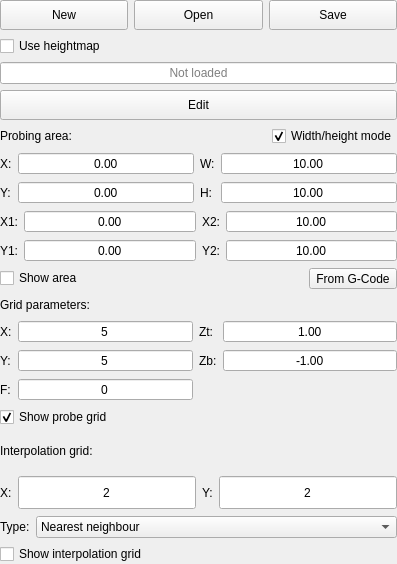
<?xml version="1.0" encoding="UTF-8"?>
<ui version="4.0">
 <class>partMainHeightmap</class>
 <widget class="QWidget" name="partMainHeightmap">
  <property name="geometry">
   <rect>
    <x>0</x>
    <y>0</y>
    <width>397</width>
    <height>564</height>
   </rect>
  </property>
  <property name="sizePolicy">
   <sizepolicy hsizetype="Preferred" vsizetype="Expanding">
    <horstretch>0</horstretch>
    <verstretch>0</verstretch>
   </sizepolicy>
  </property>
  <property name="minimumSize">
   <size>
    <width>0</width>
    <height>400</height>
   </size>
  </property>
  <property name="maximumSize">
   <size>
    <width>16777215</width>
    <height>16777215</height>
   </size>
  </property>
  <property name="windowTitle">
   <string>Form</string>
  </property>
  <layout class="QVBoxLayout" name="verticalLayout">
   <property name="leftMargin">
    <number>0</number>
   </property>
   <property name="topMargin">
    <number>0</number>
   </property>
   <property name="rightMargin">
    <number>0</number>
   </property>
   <property name="bottomMargin">
    <number>0</number>
   </property>
   <item>
    <layout class="QHBoxLayout" name="horizontalLayout_28">
     <item>
      <widget class="StyledToolButton" name="cmdNew">
       <property name="sizePolicy">
        <sizepolicy hsizetype="Preferred" vsizetype="Fixed">
         <horstretch>0</horstretch>
         <verstretch>0</verstretch>
        </sizepolicy>
       </property>
       <property name="minimumSize">
        <size>
         <width>0</width>
         <height>30</height>
        </size>
       </property>
       <property name="text">
        <string>New</string>
       </property>
      </widget>
     </item>
     <item>
      <widget class="StyledToolButton" name="cmdOpen">
       <property name="sizePolicy">
        <sizepolicy hsizetype="Preferred" vsizetype="Fixed">
         <horstretch>0</horstretch>
         <verstretch>0</verstretch>
        </sizepolicy>
       </property>
       <property name="minimumSize">
        <size>
         <width>0</width>
         <height>30</height>
        </size>
       </property>
       <property name="text">
        <string>Open</string>
       </property>
      </widget>
     </item>
     <item>
      <widget class="StyledToolButton" name="cmdSave">
       <property name="sizePolicy">
        <sizepolicy hsizetype="Preferred" vsizetype="Fixed">
         <horstretch>0</horstretch>
         <verstretch>0</verstretch>
        </sizepolicy>
       </property>
       <property name="minimumSize">
        <size>
         <width>0</width>
         <height>30</height>
        </size>
       </property>
       <property name="text">
        <string>Save</string>
       </property>
      </widget>
     </item>
    </layout>
   </item>
   <item>
    <widget class="QCheckBox" name="chkUseHeightmap">
     <property name="text">
      <string>Use heightmap</string>
     </property>
    </widget>
   </item>
   <item>
    <widget class="QLineEdit" name="txtHeightMapName">
     <property name="focusPolicy">
      <enum>Qt::FocusPolicy::NoFocus</enum>
     </property>
     <property name="acceptDrops">
      <bool>false</bool>
     </property>
     <property name="text">
      <string/>
     </property>
     <property name="alignment">
      <set>Qt::AlignmentFlag::AlignCenter</set>
     </property>
     <property name="readOnly">
      <bool>true</bool>
     </property>
     <property name="placeholderText">
      <string>Not loaded</string>
     </property>
    </widget>
   </item>
   <item>
    <widget class="StyledToolButton" name="cmdHeightMapMode">
     <property name="sizePolicy">
      <sizepolicy hsizetype="Preferred" vsizetype="Fixed">
       <horstretch>0</horstretch>
       <verstretch>0</verstretch>
      </sizepolicy>
     </property>
     <property name="minimumSize">
      <size>
       <width>0</width>
       <height>30</height>
      </size>
     </property>
     <property name="text">
      <string>Edit</string>
     </property>
     <property name="checkable">
      <bool>true</bool>
     </property>
    </widget>
   </item>
   <item>
    <widget class="QWidget" name="widgetHeightmapSettings" native="true">
     <property name="sizePolicy">
      <sizepolicy hsizetype="Preferred" vsizetype="MinimumExpanding">
       <horstretch>0</horstretch>
       <verstretch>0</verstretch>
      </sizepolicy>
     </property>
     <layout class="QVBoxLayout" name="verticalLayout_8">
      <property name="leftMargin">
       <number>0</number>
      </property>
      <property name="topMargin">
       <number>0</number>
      </property>
      <property name="rightMargin">
       <number>0</number>
      </property>
      <property name="bottomMargin">
       <number>0</number>
      </property>
      <item>
       <layout class="QVBoxLayout" name="verticalLayout_21">
        <item>
         <layout class="QHBoxLayout" name="horizontalLayout">
          <item>
           <widget class="QLabel" name="label">
            <property name="text">
             <string>Probing area:</string>
            </property>
           </widget>
          </item>
          <item>
           <spacer name="horizontalSpacer">
            <property name="orientation">
             <enum>Qt::Orientation::Horizontal</enum>
            </property>
            <property name="sizeHint" stdset="0">
             <size>
              <width>40</width>
              <height>20</height>
             </size>
            </property>
           </spacer>
          </item>
          <item>
           <widget class="QCheckBox" name="chkAreaWidthHeight">
            <property name="text">
             <string>Width/height mode</string>
            </property>
            <property name="checked">
             <bool>true</bool>
            </property>
           </widget>
          </item>
         </layout>
        </item>
        <item>
         <widget class="QWidget" name="fraAreaWH" native="true">
          <layout class="QGridLayout" name="layAreaWH">
           <property name="leftMargin">
            <number>0</number>
           </property>
           <property name="topMargin">
            <number>0</number>
           </property>
           <property name="rightMargin">
            <number>0</number>
           </property>
           <property name="bottomMargin">
            <number>0</number>
           </property>
           <item row="0" column="0">
            <widget class="QLabel" name="label_22">
             <property name="sizePolicy">
              <sizepolicy hsizetype="Preferred" vsizetype="Preferred">
               <horstretch>0</horstretch>
               <verstretch>0</verstretch>
              </sizepolicy>
             </property>
             <property name="text">
              <string>X:</string>
             </property>
            </widget>
           </item>
           <item row="0" column="1">
            <widget class="QDoubleSpinBox" name="txtAreaX">
             <property name="sizePolicy">
              <sizepolicy hsizetype="Expanding" vsizetype="Preferred">
               <horstretch>0</horstretch>
               <verstretch>0</verstretch>
              </sizepolicy>
             </property>
             <property name="minimumSize">
              <size>
               <width>0</width>
               <height>0</height>
              </size>
             </property>
             <property name="alignment">
              <set>Qt::AlignmentFlag::AlignCenter</set>
             </property>
             <property name="buttonSymbols">
              <enum>QAbstractSpinBox::ButtonSymbols::NoButtons</enum>
             </property>
             <property name="keyboardTracking">
              <bool>false</bool>
             </property>
             <property name="minimum">
              <double>-9999.000000000000000</double>
             </property>
             <property name="maximum">
              <double>9999.000000000000000</double>
             </property>
            </widget>
           </item>
           <item row="1" column="3">
            <widget class="QDoubleSpinBox" name="txtAreaHeight">
             <property name="sizePolicy">
              <sizepolicy hsizetype="Expanding" vsizetype="Preferred">
               <horstretch>0</horstretch>
               <verstretch>0</verstretch>
              </sizepolicy>
             </property>
             <property name="minimumSize">
              <size>
               <width>0</width>
               <height>0</height>
              </size>
             </property>
             <property name="alignment">
              <set>Qt::AlignmentFlag::AlignCenter</set>
             </property>
             <property name="buttonSymbols">
              <enum>QAbstractSpinBox::ButtonSymbols::NoButtons</enum>
             </property>
             <property name="keyboardTracking">
              <bool>false</bool>
             </property>
             <property name="minimum">
              <double>-9999.000000000000000</double>
             </property>
             <property name="maximum">
              <double>9999.000000000000000</double>
             </property>
             <property name="value">
              <double>10.000000000000000</double>
             </property>
            </widget>
           </item>
           <item row="1" column="2">
            <widget class="QLabel" name="label_23">
             <property name="text">
              <string>H:</string>
             </property>
            </widget>
           </item>
           <item row="1" column="1">
            <widget class="QDoubleSpinBox" name="txtAreaY">
             <property name="sizePolicy">
              <sizepolicy hsizetype="Expanding" vsizetype="Preferred">
               <horstretch>0</horstretch>
               <verstretch>0</verstretch>
              </sizepolicy>
             </property>
             <property name="minimumSize">
              <size>
               <width>0</width>
               <height>0</height>
              </size>
             </property>
             <property name="alignment">
              <set>Qt::AlignmentFlag::AlignCenter</set>
             </property>
             <property name="buttonSymbols">
              <enum>QAbstractSpinBox::ButtonSymbols::NoButtons</enum>
             </property>
             <property name="keyboardTracking">
              <bool>false</bool>
             </property>
             <property name="minimum">
              <double>-9999.000000000000000</double>
             </property>
             <property name="maximum">
              <double>9999.000000000000000</double>
             </property>
            </widget>
           </item>
           <item row="1" column="0">
            <widget class="QLabel" name="label_24">
             <property name="text">
              <string>Y:</string>
             </property>
            </widget>
           </item>
           <item row="0" column="2">
            <widget class="QLabel" name="label_25">
             <property name="sizePolicy">
              <sizepolicy hsizetype="Preferred" vsizetype="Preferred">
               <horstretch>0</horstretch>
               <verstretch>0</verstretch>
              </sizepolicy>
             </property>
             <property name="text">
              <string>W:</string>
             </property>
            </widget>
           </item>
           <item row="0" column="3">
            <widget class="QDoubleSpinBox" name="txtAreaWidth">
             <property name="sizePolicy">
              <sizepolicy hsizetype="Expanding" vsizetype="Preferred">
               <horstretch>0</horstretch>
               <verstretch>0</verstretch>
              </sizepolicy>
             </property>
             <property name="minimumSize">
              <size>
               <width>0</width>
               <height>0</height>
              </size>
             </property>
             <property name="alignment">
              <set>Qt::AlignmentFlag::AlignCenter</set>
             </property>
             <property name="buttonSymbols">
              <enum>QAbstractSpinBox::ButtonSymbols::NoButtons</enum>
             </property>
             <property name="keyboardTracking">
              <bool>false</bool>
             </property>
             <property name="minimum">
              <double>-9999.000000000000000</double>
             </property>
             <property name="maximum">
              <double>9999.000000000000000</double>
             </property>
             <property name="value">
              <double>10.000000000000000</double>
             </property>
            </widget>
           </item>
          </layout>
         </widget>
        </item>
        <item>
         <widget class="QWidget" name="fraAreaX1X2" native="true">
          <property name="enabled">
           <bool>true</bool>
          </property>
          <layout class="QGridLayout" name="layAreaX1X2">
           <property name="leftMargin">
            <number>0</number>
           </property>
           <property name="topMargin">
            <number>0</number>
           </property>
           <property name="rightMargin">
            <number>0</number>
           </property>
           <property name="bottomMargin">
            <number>0</number>
           </property>
           <item row="0" column="0">
            <widget class="QLabel" name="label_36">
             <property name="text">
              <string>X1:</string>
             </property>
            </widget>
           </item>
           <item row="0" column="1">
            <widget class="QDoubleSpinBox" name="txtAreaX1">
             <property name="sizePolicy">
              <sizepolicy hsizetype="Expanding" vsizetype="Preferred">
               <horstretch>0</horstretch>
               <verstretch>0</verstretch>
              </sizepolicy>
             </property>
             <property name="minimumSize">
              <size>
               <width>0</width>
               <height>0</height>
              </size>
             </property>
             <property name="alignment">
              <set>Qt::AlignmentFlag::AlignCenter</set>
             </property>
             <property name="buttonSymbols">
              <enum>QAbstractSpinBox::ButtonSymbols::NoButtons</enum>
             </property>
             <property name="keyboardTracking">
              <bool>false</bool>
             </property>
             <property name="minimum">
              <double>-9999.000000000000000</double>
             </property>
             <property name="maximum">
              <double>9999.000000000000000</double>
             </property>
            </widget>
           </item>
           <item row="1" column="3">
            <widget class="QDoubleSpinBox" name="txtAreaY2">
             <property name="sizePolicy">
              <sizepolicy hsizetype="Expanding" vsizetype="Preferred">
               <horstretch>0</horstretch>
               <verstretch>0</verstretch>
              </sizepolicy>
             </property>
             <property name="minimumSize">
              <size>
               <width>0</width>
               <height>0</height>
              </size>
             </property>
             <property name="alignment">
              <set>Qt::AlignmentFlag::AlignCenter</set>
             </property>
             <property name="buttonSymbols">
              <enum>QAbstractSpinBox::ButtonSymbols::NoButtons</enum>
             </property>
             <property name="keyboardTracking">
              <bool>false</bool>
             </property>
             <property name="minimum">
              <double>-9999.000000000000000</double>
             </property>
             <property name="maximum">
              <double>9999.000000000000000</double>
             </property>
             <property name="value">
              <double>10.000000000000000</double>
             </property>
            </widget>
           </item>
           <item row="1" column="2">
            <widget class="QLabel" name="label_37">
             <property name="text">
              <string>Y2:</string>
             </property>
            </widget>
           </item>
           <item row="1" column="1">
            <widget class="QDoubleSpinBox" name="txtAreaY1">
             <property name="sizePolicy">
              <sizepolicy hsizetype="Expanding" vsizetype="Preferred">
               <horstretch>0</horstretch>
               <verstretch>0</verstretch>
              </sizepolicy>
             </property>
             <property name="minimumSize">
              <size>
               <width>0</width>
               <height>0</height>
              </size>
             </property>
             <property name="alignment">
              <set>Qt::AlignmentFlag::AlignCenter</set>
             </property>
             <property name="buttonSymbols">
              <enum>QAbstractSpinBox::ButtonSymbols::NoButtons</enum>
             </property>
             <property name="keyboardTracking">
              <bool>false</bool>
             </property>
             <property name="minimum">
              <double>-9999.000000000000000</double>
             </property>
             <property name="maximum">
              <double>9999.000000000000000</double>
             </property>
            </widget>
           </item>
           <item row="1" column="0">
            <widget class="QLabel" name="label_38">
             <property name="text">
              <string>Y1:</string>
             </property>
            </widget>
           </item>
           <item row="0" column="2">
            <widget class="QLabel" name="label_39">
             <property name="text">
              <string>X2:</string>
             </property>
            </widget>
           </item>
           <item row="0" column="3">
            <widget class="QDoubleSpinBox" name="txtAreaX2">
             <property name="sizePolicy">
              <sizepolicy hsizetype="Expanding" vsizetype="Preferred">
               <horstretch>0</horstretch>
               <verstretch>0</verstretch>
              </sizepolicy>
             </property>
             <property name="minimumSize">
              <size>
               <width>0</width>
               <height>0</height>
              </size>
             </property>
             <property name="alignment">
              <set>Qt::AlignmentFlag::AlignCenter</set>
             </property>
             <property name="buttonSymbols">
              <enum>QAbstractSpinBox::ButtonSymbols::NoButtons</enum>
             </property>
             <property name="keyboardTracking">
              <bool>false</bool>
             </property>
             <property name="minimum">
              <double>-9999.000000000000000</double>
             </property>
             <property name="maximum">
              <double>9999.000000000000000</double>
             </property>
             <property name="value">
              <double>10.000000000000000</double>
             </property>
            </widget>
           </item>
          </layout>
         </widget>
        </item>
        <item>
         <layout class="QHBoxLayout" name="horizontalLayout_20">
          <item>
           <widget class="QCheckBox" name="chkShowArea">
            <property name="text">
             <string>Show area</string>
            </property>
            <property name="checked">
             <bool>false</bool>
            </property>
           </widget>
          </item>
          <item>
           <widget class="StyledToolButton" name="cmdAreaFromGCode">
            <property name="minimumSize">
             <size>
              <width>0</width>
              <height>0</height>
             </size>
            </property>
            <property name="text">
             <string>From G-Code</string>
            </property>
           </widget>
          </item>
         </layout>
        </item>
       </layout>
      </item>
      <item>
       <layout class="QVBoxLayout" name="verticalLayout_22">
        <item>
         <widget class="QLabel" name="label_26">
          <property name="text">
           <string>Grid parameters:</string>
          </property>
         </widget>
        </item>
        <item>
         <layout class="QGridLayout" name="gridLayout_5">
          <item row="0" column="3">
           <widget class="QLabel" name="label_27">
            <property name="text">
             <string>Zt:</string>
            </property>
           </widget>
          </item>
          <item row="0" column="0">
           <widget class="QLabel" name="label_28">
            <property name="text">
             <string>X:</string>
            </property>
           </widget>
          </item>
          <item row="0" column="1">
           <widget class="QDoubleSpinBox" name="txtGridX">
            <property name="sizePolicy">
             <sizepolicy hsizetype="Expanding" vsizetype="Preferred">
              <horstretch>0</horstretch>
              <verstretch>0</verstretch>
             </sizepolicy>
            </property>
            <property name="minimumSize">
             <size>
              <width>0</width>
              <height>0</height>
             </size>
            </property>
            <property name="alignment">
             <set>Qt::AlignmentFlag::AlignCenter</set>
            </property>
            <property name="buttonSymbols">
             <enum>QAbstractSpinBox::ButtonSymbols::NoButtons</enum>
            </property>
            <property name="keyboardTracking">
             <bool>false</bool>
            </property>
            <property name="decimals">
             <number>0</number>
            </property>
            <property name="minimum">
             <double>2.000000000000000</double>
            </property>
            <property name="maximum">
             <double>1000.000000000000000</double>
            </property>
            <property name="value">
             <double>5.000000000000000</double>
            </property>
           </widget>
          </item>
          <item row="1" column="5">
           <widget class="QDoubleSpinBox" name="txtGridZBottom">
            <property name="sizePolicy">
             <sizepolicy hsizetype="Expanding" vsizetype="Preferred">
              <horstretch>0</horstretch>
              <verstretch>0</verstretch>
             </sizepolicy>
            </property>
            <property name="minimumSize">
             <size>
              <width>0</width>
              <height>0</height>
             </size>
            </property>
            <property name="alignment">
             <set>Qt::AlignmentFlag::AlignCenter</set>
            </property>
            <property name="buttonSymbols">
             <enum>QAbstractSpinBox::ButtonSymbols::NoButtons</enum>
            </property>
            <property name="keyboardTracking">
             <bool>false</bool>
            </property>
            <property name="minimum">
             <double>-999.000000000000000</double>
            </property>
            <property name="maximum">
             <double>999.000000000000000</double>
            </property>
            <property name="value">
             <double>-1.000000000000000</double>
            </property>
           </widget>
          </item>
          <item row="0" column="5">
           <widget class="QDoubleSpinBox" name="txtGridZTop">
            <property name="sizePolicy">
             <sizepolicy hsizetype="Expanding" vsizetype="Preferred">
              <horstretch>0</horstretch>
              <verstretch>0</verstretch>
             </sizepolicy>
            </property>
            <property name="minimumSize">
             <size>
              <width>0</width>
              <height>0</height>
             </size>
            </property>
            <property name="alignment">
             <set>Qt::AlignmentFlag::AlignCenter</set>
            </property>
            <property name="buttonSymbols">
             <enum>QAbstractSpinBox::ButtonSymbols::NoButtons</enum>
            </property>
            <property name="keyboardTracking">
             <bool>false</bool>
            </property>
            <property name="minimum">
             <double>-999.000000000000000</double>
            </property>
            <property name="maximum">
             <double>999.000000000000000</double>
            </property>
            <property name="value">
             <double>1.000000000000000</double>
            </property>
           </widget>
          </item>
          <item row="1" column="0">
           <widget class="QLabel" name="label_29">
            <property name="text">
             <string>Y:</string>
            </property>
           </widget>
          </item>
          <item row="1" column="3">
           <widget class="QLabel" name="label_30">
            <property name="text">
             <string>Zb:</string>
            </property>
           </widget>
          </item>
          <item row="1" column="1">
           <widget class="QDoubleSpinBox" name="txtGridY">
            <property name="sizePolicy">
             <sizepolicy hsizetype="Expanding" vsizetype="Preferred">
              <horstretch>0</horstretch>
              <verstretch>0</verstretch>
             </sizepolicy>
            </property>
            <property name="minimumSize">
             <size>
              <width>0</width>
              <height>0</height>
             </size>
            </property>
            <property name="alignment">
             <set>Qt::AlignmentFlag::AlignCenter</set>
            </property>
            <property name="buttonSymbols">
             <enum>QAbstractSpinBox::ButtonSymbols::NoButtons</enum>
            </property>
            <property name="keyboardTracking">
             <bool>false</bool>
            </property>
            <property name="decimals">
             <number>0</number>
            </property>
            <property name="minimum">
             <double>2.000000000000000</double>
            </property>
            <property name="maximum">
             <double>1000.000000000000000</double>
            </property>
            <property name="value">
             <double>5.000000000000000</double>
            </property>
           </widget>
          </item>
          <item row="2" column="0">
           <widget class="QLabel" name="label_31">
            <property name="text">
             <string>F:</string>
            </property>
           </widget>
          </item>
          <item row="2" column="1">
           <widget class="QDoubleSpinBox" name="txtProbeFeed">
            <property name="sizePolicy">
             <sizepolicy hsizetype="Expanding" vsizetype="Preferred">
              <horstretch>0</horstretch>
              <verstretch>0</verstretch>
             </sizepolicy>
            </property>
            <property name="minimumSize">
             <size>
              <width>0</width>
              <height>0</height>
             </size>
            </property>
            <property name="alignment">
             <set>Qt::AlignmentFlag::AlignCenter</set>
            </property>
            <property name="buttonSymbols">
             <enum>QAbstractSpinBox::ButtonSymbols::NoButtons</enum>
            </property>
            <property name="keyboardTracking">
             <bool>false</bool>
            </property>
            <property name="decimals">
             <number>0</number>
            </property>
            <property name="minimum">
             <double>0.000000000000000</double>
            </property>
            <property name="maximum">
             <double>9999.000000000000000</double>
            </property>
            <property name="value">
             <double>0.000000000000000</double>
            </property>
           </widget>
          </item>
         </layout>
        </item>
        <item>
         <layout class="QHBoxLayout" name="horizontalLayout_25">
          <item>
           <widget class="QCheckBox" name="chkShowProbeGrid">
            <property name="text">
             <string>Show probe grid</string>
            </property>
            <property name="checked">
             <bool>true</bool>
            </property>
           </widget>
          </item>
          <item>
           <spacer name="horizontalSpacer_7">
            <property name="orientation">
             <enum>Qt::Orientation::Horizontal</enum>
            </property>
            <property name="sizeHint" stdset="0">
             <size>
              <width>40</width>
              <height>1</height>
             </size>
            </property>
           </spacer>
          </item>
         </layout>
        </item>
       </layout>
      </item>
      <item>
       <layout class="QVBoxLayout" name="verticalLayout_23">
        <item>
         <widget class="QLabel" name="label_32">
          <property name="text">
           <string>Interpolation grid:</string>
          </property>
         </widget>
        </item>
        <item>
         <layout class="QGridLayout" name="gridLayout_7">
          <item row="1" column="2">
           <widget class="QLabel" name="label_33">
            <property name="text">
             <string>Y:</string>
            </property>
           </widget>
          </item>
          <item row="1" column="0">
           <widget class="QLabel" name="label_34">
            <property name="text">
             <string>X:</string>
            </property>
           </widget>
          </item>
          <item row="1" column="1">
           <widget class="QDoubleSpinBox" name="txtInterpolationStepX">
            <property name="sizePolicy">
             <sizepolicy hsizetype="Expanding" vsizetype="Preferred">
              <horstretch>0</horstretch>
              <verstretch>0</verstretch>
             </sizepolicy>
            </property>
            <property name="minimumSize">
             <size>
              <width>0</width>
              <height>0</height>
             </size>
            </property>
            <property name="alignment">
             <set>Qt::AlignmentFlag::AlignCenter</set>
            </property>
            <property name="buttonSymbols">
             <enum>QAbstractSpinBox::ButtonSymbols::NoButtons</enum>
            </property>
            <property name="keyboardTracking">
             <bool>false</bool>
            </property>
            <property name="decimals">
             <number>0</number>
            </property>
            <property name="minimum">
             <double>2.000000000000000</double>
            </property>
            <property name="maximum">
             <double>1000.000000000000000</double>
            </property>
            <property name="value">
             <double>2.000000000000000</double>
            </property>
           </widget>
          </item>
          <item row="1" column="3">
           <widget class="QDoubleSpinBox" name="txtInterpolationStepY">
            <property name="sizePolicy">
             <sizepolicy hsizetype="Expanding" vsizetype="Preferred">
              <horstretch>0</horstretch>
              <verstretch>0</verstretch>
             </sizepolicy>
            </property>
            <property name="minimumSize">
             <size>
              <width>0</width>
              <height>0</height>
             </size>
            </property>
            <property name="alignment">
             <set>Qt::AlignmentFlag::AlignCenter</set>
            </property>
            <property name="buttonSymbols">
             <enum>QAbstractSpinBox::ButtonSymbols::NoButtons</enum>
            </property>
            <property name="keyboardTracking">
             <bool>false</bool>
            </property>
            <property name="decimals">
             <number>0</number>
            </property>
            <property name="minimum">
             <double>2.000000000000000</double>
            </property>
            <property name="maximum">
             <double>1000.000000000000000</double>
            </property>
            <property name="value">
             <double>2.000000000000000</double>
            </property>
           </widget>
          </item>
         </layout>
        </item>
        <item>
         <layout class="QHBoxLayout" name="horizontalLayout_26" stretch="0,0">
          <item>
           <widget class="QLabel" name="label_35">
            <property name="text">
             <string>Type:</string>
            </property>
           </widget>
          </item>
          <item>
           <widget class="QComboBox" name="cboInterpolationMode">
            <property name="enabled">
             <bool>true</bool>
            </property>
            <property name="sizePolicy">
             <sizepolicy hsizetype="Expanding" vsizetype="Fixed">
              <horstretch>0</horstretch>
              <verstretch>0</verstretch>
             </sizepolicy>
            </property>
            <item>
             <property name="text">
              <string>Nearest neighbour</string>
             </property>
            </item>
            <item>
             <property name="text">
              <string>Linear</string>
             </property>
            </item>
            <item>
             <property name="text">
              <string>Bilinear</string>
             </property>
            </item>
            <item>
             <property name="text">
              <string>Bicubic</string>
             </property>
            </item>
           </widget>
          </item>
         </layout>
        </item>
        <item>
         <layout class="QHBoxLayout" name="horizontalLayout_27">
          <item>
           <widget class="QCheckBox" name="chkShowInterpolation">
            <property name="text">
             <string>Show interpolation grid</string>
            </property>
           </widget>
          </item>
          <item>
           <spacer name="horizontalSpacer_9">
            <property name="orientation">
             <enum>Qt::Orientation::Horizontal</enum>
            </property>
            <property name="sizeHint" stdset="0">
             <size>
              <width>40</width>
              <height>1</height>
             </size>
            </property>
           </spacer>
          </item>
         </layout>
        </item>
       </layout>
      </item>
     </layout>
    </widget>
   </item>
  </layout>
 </widget>
 <customwidgets>
  <customwidget>
   <class>StyledToolButton</class>
   <extends>QToolButton</extends>
   <header>styledtoolbutton.h</header>
  </customwidget>
 </customwidgets>
 <resources/>
 <connections/>
</ui>
